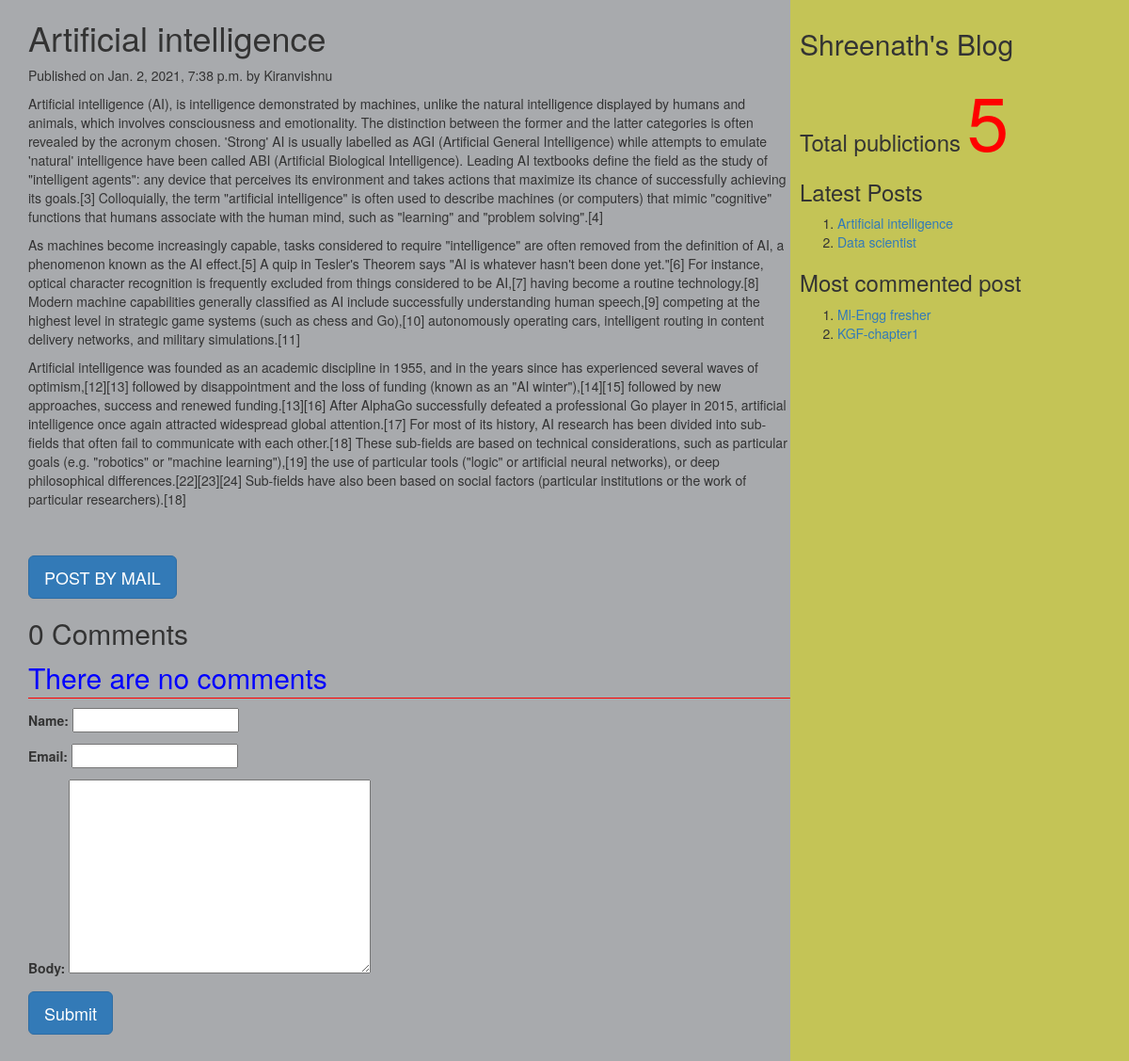
The page /2021/01/02/artificial-intelligence/ on the database its author committed.
### myApp/models.py (models this page shows, shortened)
class Post(models.Model):
          STATUS_CHOICES=(('draft','Draft'),('published','Published'))
          title=models.CharField(max_length=256)
          slug=models.SlugField(max_length=264,unique_for_date='publish')
          author=models.ForeignKey(User,related_name='blog_posts',on_delete= models.CASCADE)
          body=models.TextField()
          publish=models.DateTimeField(default=timezone.now)
          created=models.DateTimeField(auto_now_add=True)
          updated=models.DateTimeField(auto_now=True)
          status= models.CharField(max_length=10,choices=STATUS_CHOICES,default='draft')
          objects=CustomManager()
          class Meta:
                ordering=('-publish',)
          def get_absolute_url(self):
                return reverse('post_detail',args=[self.publish.year,self.publish.strftime('%m'),self.publish.strftime('%d'),self.slug])

### myApp/views.py (the view, shortened to what this page needs)
# urls.py: url(r'(?P<year>\d{4})/(?P<month>\d{2})/(?P<day>\d{2})/(?P<post>[-\w]+)/$',views.post_detail_view,name='post_detail'),
def post_detail_view(request,year,month,day,post):
    post=get_object_or_404(Post,slug=post,publish__year=year,publish__month=month,publish__day=day)
    comments=post.comments.filter(active=True)
    csubmit=False
    form=CommentForm()
    d={'post':post,'form':form,'csubmit':csubmit,'comments':comments}
    return render(request,'myApp/post_detail.html',d)

### myApp/forms.py
class CommentForm(forms.ModelForm):
    class Meta:
        model=Comment
        fields=('name','email','body')

### myApp/models.py (called while the page is built)
    def get_queryset(self):
        return super().get_queryset().filter(status='published')

### myApp/templatetags/mytags.py (called while the page is built)
@register.simple_tag
def total_posts():
    return Post.objects.count()

@register.inclusion_tag('myApp/latest_post.html')
def show_latest_posts(count=3):
    latest_posts=Post.objects.order_by('-publish')[:count]
    return {'latest_posts':latest_posts}

@register.simple_tag
def get_most_commented_posts(count=2):
    return Post.objects.annotate(total_comments=Count('comments')).order_by('-total_comments')[:count]

### templates/myApp/post_detail.html (shortened to what this page needs)
<html>
    {%extends 'myApp/parent.html'%}
        {%block content_block%}
        <h1>{{post.title}}</h1>
        <p>Published on {{post.publish}} by {{post.author|title}}</p>
        {{post.body|linebreaks}} <br><br>
        <a href="/{{post.id}}/share" class='btn btn-lg btn-primary'>POST BY MAIL</a>
        {%with comments.count as comments_count%}
        <h2>{{comments_count}} Comment{{comments_count|pluralize}}</h2>
        {%endwith%}
        {%if comments%}
         {%for c in comments%}
         <p>Comment {{forloop.counter}} by {{c.name}}</p>
        <div>{{c.body|linebreaks}}</div>
        <hr>
        {%endfor%}
        {%else%}
         <p style="color:blue;font-size:30px;font-style:bold;border-bottom:1px red solid;">There are no comments</p>
        {%endif%}
         {%if csubmit%}
         <h2>Thank you..Your comment has been added successfully!!</h2>
         {%else%}
         <form  method="post">
           {{form.as_p}}
           <input type="submit" class='btn btn-lg btn-primary' value="Submit">
         </form>
         {%endif%}
        {%endblock%}

### templates/myApp/parent.html (shortened to what this page needs)
<html>
{%load mytags%}
    <head>
        <link rel="stylesheet" href="https://maxcdn.bootstrapcdn.com/bootstrap/3.3.7/css/bootstrap.min.css">
    </head>
    <body>
        <div class="content" style="width:70%;float:left;background-color:a8aaad;height:300%;padding:0 0 0 30px">
              {%block content_block%}
              {%endblock%}
        </div>
        <div class="sidebar" style="width:30%;float:right;background-color:#c4c456;height:300%;padding:10px">
            <h2>Shreenath's Blog</h2>
            <h3>Total publictions
              <span style="color:red;font-size:80px">
              {%total_posts%}</span>
              <h3>Latest Posts</h3>
              {% show_latest_posts 2 %}
              <h3>Most commented post</h3>
              {%get_most_commented_posts as m%}
              <ol>
                {%for post in m%}
                <li><a href="{{post.get_absolute_url}}">{{post.title}}</a></li>
                {%endfor%}
              </ol>
            </h3>
        </div>
    </body>
</html>

### templates/myApp/latest_post.html
<!DOCTYPE html>
<html lang="en" dir="ltr">
  <body>
    <ol>
    {%for post in latest_posts%}
    <li><a href="{{post.get_absolute_url}}">{{post.title}}</a></li>
    {%endfor%}
    </ol>
  </body>
</html>

### rows shown on the page
Post: title "Artificial intelligence", publish "Jan. 2, 2021, 7:38 p.m.", author "Kiranvishnu", body "Artificial intelligence (AI), is intelligence demonstrated by machines, unlike the natural intelligence displayed by humans and animals, which involves consciousness and emotionality. The distinction between the former and the latter categories is often revealed by the acronym chosen. 'Strong' AI is usually labelled as AGI (Artificial General Intelligence) while attempts to emulate 'natural' intelligence have been called ABI (Artificial Biological Intelligence). Leading AI textbooks define the field as the study of \"intelligent agents\": any device that perceives its environment and takes actions that maximize its chance of successfully achieving its goals.[3] Colloquially, the term…"
Post: title "Data scientist"
Post: title "Ml-Engg fresher"
Post: title "KGF-chapter1"

### other values the page prints
{{ comments_count }} "0"
